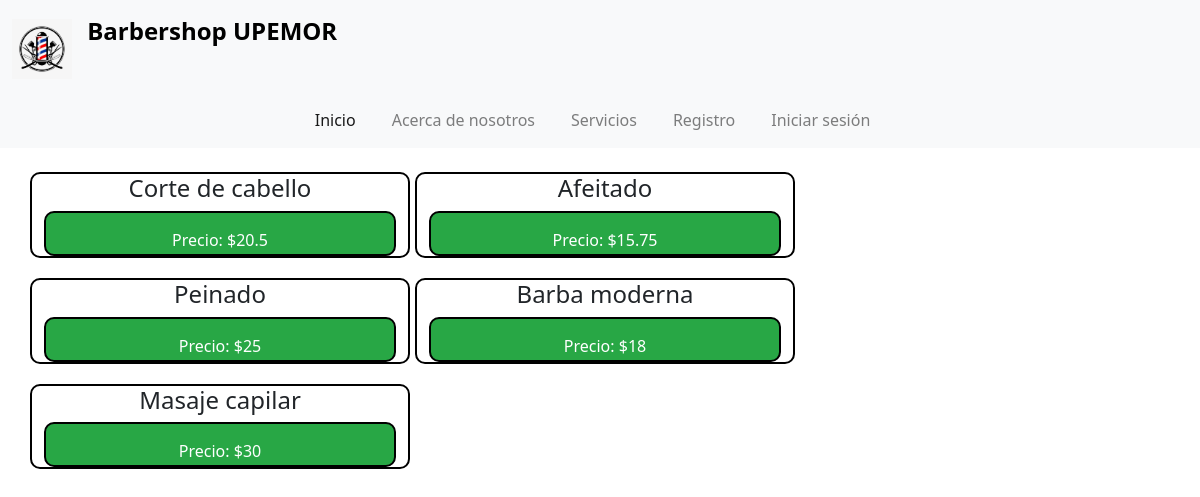
The app's page /EI/servicios.php with its own data.
### tables this page shows
CREATE TABLE servicios (
	idServicios INT AUTO_INCREMENT PRIMARY KEY,
	especialidad VARCHAR(50) NOT NULL,
	precio FLOAT
);

### EI/servicios.php (the view, shortened to what this page needs)
<!DOCTYPE html>
<html lang="es">
<head>
  <link rel="stylesheet" href="Static/css/styles.css">
  <link href="https://cdn.jsdelivr.net/npm/bootstrap@5.3.0/dist/css/bootstrap.min.css" rel="stylesheet">
</head>
<body>
    <div class="container mt-4">
    <div class="row">
        <?php
        include 'Static/connect/conexion.php';
        $query = 'SELECT especialidad, precio FROM servicios';
        $execute = mysqli_query($conexion, $query);
        while ($servicio = mysqli_fetch_assoc($execute)) {
            $titulo = $servicio['especialidad'];
            $precio = $servicio['precio'];
            ?>
            <div class="col-md-4 servi">
            <h4><?php echo $titulo; ?></h4>
            <div class="servicio">
                <p>Precio: $<?php echo $precio; ?></p>
            </div>
            </div>
            <?php
        }
        ?>
    </div>
    </div>
</body>
</html>

### EI/Static/css/styles.css (style rules this page uses)
.servi { margin-right: 5px; margin-bottom: 20px; text-align: center; border: 2px solid black; border-radius: 10px; }
.servicio { width: 100%; border: 2px solid black; border-radius: 10px; background-color: #28a745; color: white; padding: 15px; height: 45px; }

### records on screen
servicios: especialidad "Corte de cabello", precio "20.5"
servicios: especialidad "Afeitado", precio "15.75"
servicios: especialidad "Peinado", precio "25"
servicios: especialidad "Barba moderna", precio "18"
servicios: especialidad "Masaje capilar", precio "30"
